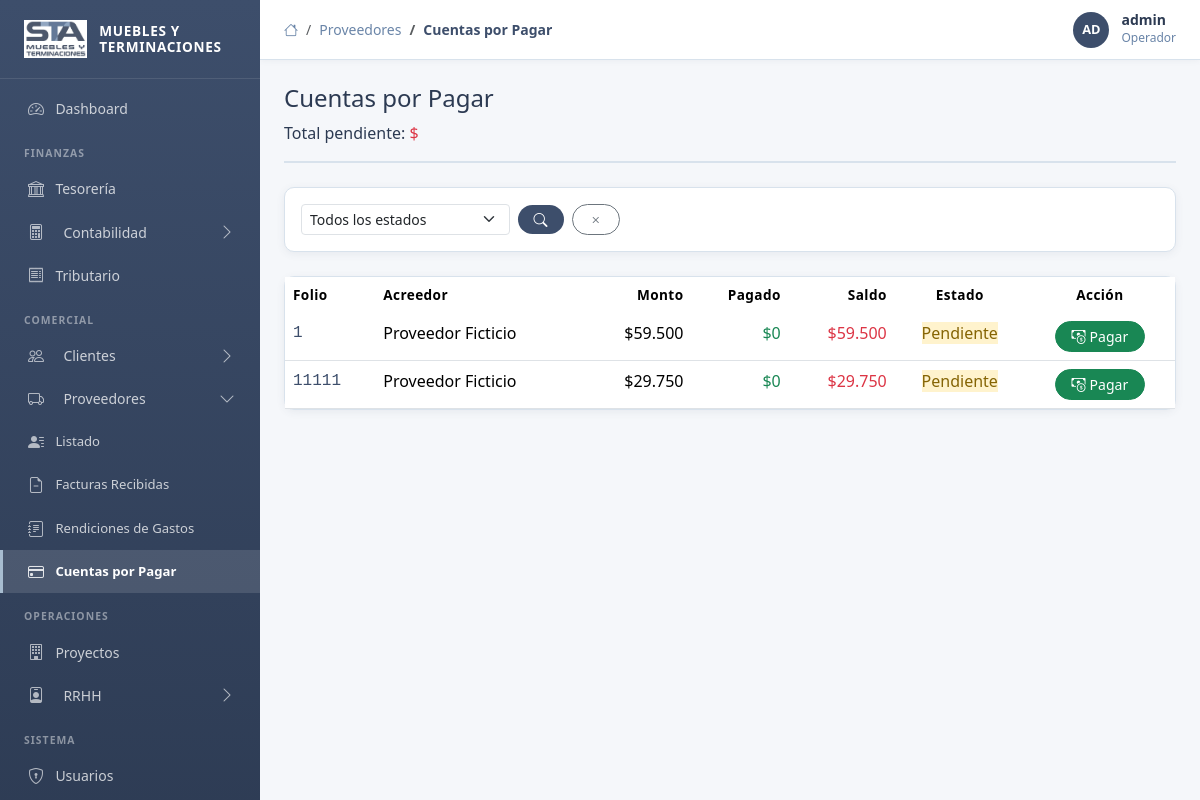
The page /gestion/proveedores/cxp/ (signed in) on the database as committed earlier.
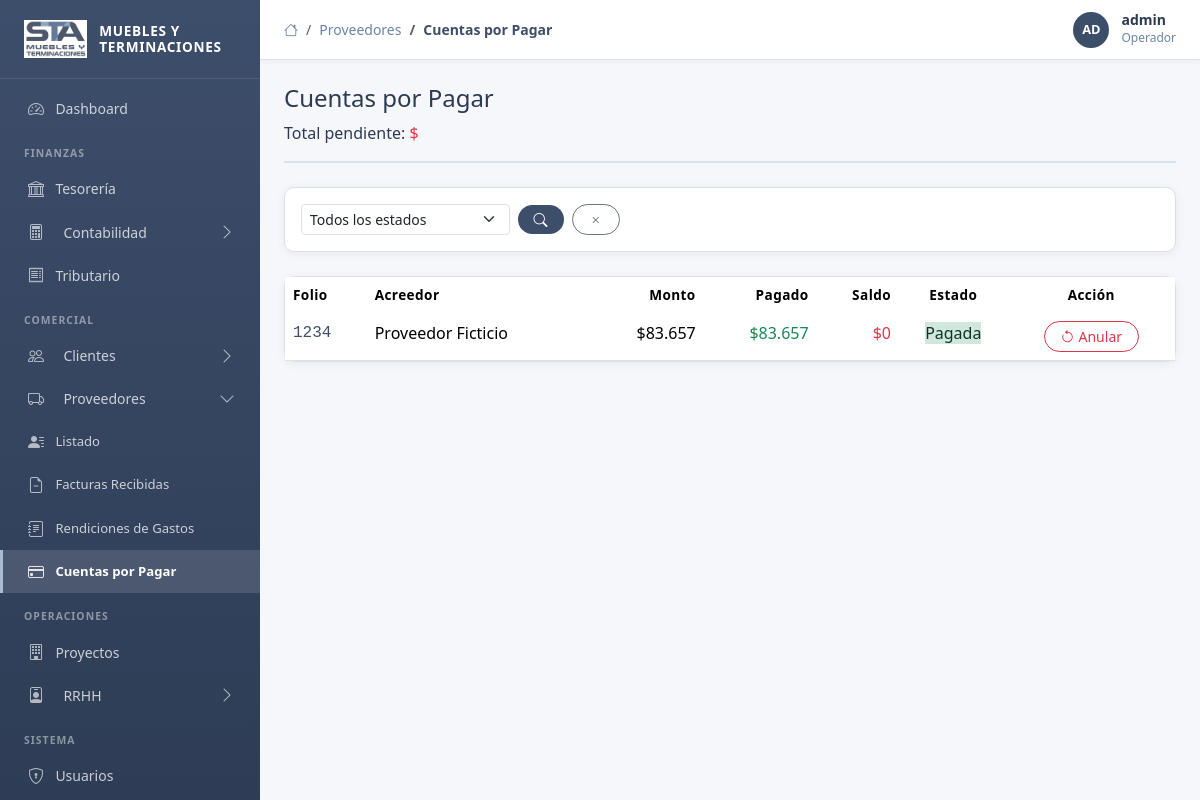
The same page on the database as committed later.
### apps/proveedores/models.py (models this page shows, shortened)
class CuentaPorPagar(TimeStampedModel):
    ESTADO_CHOICES = [
        ('pendiente', 'Pendiente'),
        ('pagada', 'Pagada'),
        ('vencida', 'Vencida'),
    ]
    MEDIO_PAGO_CHOICES = [
        ('transferencia', 'Transferencia bancaria'),
        ('cheque', 'Cheque'),
        ('efectivo', 'Efectivo'),
        ('debito', 'Débito automático'),
        ('otro', 'Otro'),
    ]
    factura = models.OneToOneField(
        FacturaRecibida, on_delete=models.CASCADE,
        related_name='cuenta_pagar', verbose_name='Factura', null=True, blank=True
    )
    rendicion = models.ForeignKey(
        'RendicionGastos', null=True, blank=True, on_delete=models.SET_NULL,
        related_name='cuentas_pagar', verbose_name='Rendición de Gastos'
    )
    fecha_vencimiento = models.DateField(verbose_name='Fecha Vencimiento')
    monto = models.DecimalField(max_digits=15, decimal_places=2, verbose_name='Monto')
    monto_pagado = models.DecimalField(max_digits=15, decimal_places=2, default=0, verbose_name='Monto Pagado')
    estado = models.CharField(max_length=15, choices=ESTADO_CHOICES, default='pendiente', verbose_name='Estado')
    fecha_pago = models.DateField(null=True, blank=True, verbose_name='Fecha de Pago')
    medio_pago = models.CharField(
        max_length=20, choices=MEDIO_PAGO_CHOICES, blank=True, verbose_name='Medio de Pago'
    )
    numero_documento = models.CharField(
        max_length=100, blank=True, verbose_name='Nº Documento / Referencia',
        help_text='Número de cheque, folio transferencia, etc.'
    )
    notas = models.TextField(blank=True, verbose_name='Notas')
    movimiento_pago = models.ForeignKey(
        'tesoreria.MovimientoBancario', null=True, blank=True,
        on_delete=models.SET_NULL, related_name='cuentas_pagar',
        verbose_name='Movimiento de Pago',
    )
    class Meta:
        verbose_name = 'Cuenta por Pagar'
        verbose_name_plural = 'Cuentas por Pagar'
        ordering = ['fecha_vencimiento']
    @property
    def saldo_pendiente(self):
        return self.monto - self.monto_pagado

class FacturaRecibida(TimeStampedModel):
    ESTADO_CHOICES = [
        ('pendiente', 'Pendiente'),
        ('pagada', 'Pagada'),
        ('vencida', 'Vencida'),
        ('anulada', 'Anulada'),
    ]
    numero = models.CharField(max_length=20, verbose_name='N° Factura')
    fecha_emision = models.DateField(verbose_name='Fecha de Emisión')
    fecha_vencimiento = models.DateField(null=True, blank=True, verbose_name='Fecha Vencimiento')
    proveedor = models.ForeignKey(
        Proveedor, on_delete=models.PROTECT,
        related_name='facturas', verbose_name='Proveedor'
    )
    proyecto = models.ForeignKey(
        'proyectos.Proyecto', null=True, blank=True,
        on_delete=models.SET_NULL, verbose_name='Proyecto'
    )
    pago_por_trabajador = models.ForeignKey(
        'rrhh.Trabajador', null=True, blank=True,
        on_delete=models.SET_NULL, related_name='facturas_pagadas',
        verbose_name='Pagada por trabajador'
    )
    neto = models.DecimalField(max_digits=15, decimal_places=2, verbose_name='Monto Neto Afecto')
    exento = models.DecimalField(max_digits=15, decimal_places=2, default=0, verbose_name='Monto Exento')
    iva = models.DecimalField(max_digits=15, decimal_places=2, verbose_name='IVA (19%)')
    total = models.DecimalField(max_digits=15, decimal_places=2, verbose_name='Total')
    estado = models.CharField(max_length=15, choices=ESTADO_CHOICES, default='pendiente', verbose_name='Estado')
    observaciones = models.TextField(blank=True, verbose_name='Observaciones')
    class Meta:
        verbose_name = 'Factura Recibida'
        verbose_name_plural = 'Facturas Recibidas'
        ordering = ['-fecha_emision']
        unique_together = ('proveedor', 'numero')

class Proveedor(TimeStampedModel):
    rut = models.CharField(
        max_length=15, unique=True, validators=[validar_rut],
        verbose_name='RUT', help_text='Formato: XX.XXX.XXX-X'
    )
    razon_social = models.CharField(max_length=200, verbose_name='Razón Social')
    giro = models.CharField(max_length=200, blank=True, verbose_name='Giro')
    direccion = models.CharField(max_length=300, blank=True, verbose_name='Dirección')
    comuna = models.CharField(max_length=100, blank=True, verbose_name='Comuna')
    ciudad = models.CharField(max_length=100, blank=True, verbose_name='Ciudad')
    telefono = models.CharField(max_length=20, blank=True, verbose_name='Teléfono')
    email = models.EmailField(blank=True, verbose_name='Email')
    contacto = models.CharField(max_length=100, blank=True, verbose_name='Nombre contacto')
    banco = models.ForeignKey(Banco, null=True, blank=True, on_delete=models.SET_NULL, verbose_name='Banco')
    tipo_cuenta = models.CharField(max_length=50, choices=TIPO_CHOICES, blank=True, verbose_name='Tipo de cuenta')
    numero_cuenta = models.CharField(max_length=30, blank=True, verbose_name='N° Cuenta bancaria')
    activo = models.BooleanField(default=True, verbose_name='Activo')
    notas = models.TextField(blank=True, verbose_name='Notas')
    class Meta:
        verbose_name = 'Proveedor'
        verbose_name_plural = 'Proveedores'
        ordering = ['razon_social']

### apps/proveedores/views.py (the view)
# urls.py: path('cxp/', views.CuentaPorPagarListView.as_view(), name='cxp_list'),
class CuentaPorPagarListView(GestionMixin, ListView):
    model = CuentaPorPagar
    template_name = 'admin/proveedores/cxp_list.html'
    context_object_name = 'cuentas'
    paginate_by = 25
    def get_queryset(self):
        return CuentaPorPagar.objects.select_related(
            'factura__proveedor', 'factura__pago_por_trabajador', 'rendicion__trabajador'
        ).order_by('fecha_vencimiento')
    def get_context_data(self, **kwargs):
        ctx = super().get_context_data(**kwargs)
        ctx['titulo'] = 'Cuentas por Pagar'
        return ctx

### apps/accounts/models.py (called while the page is built)
    @property
    def nombre_display(self):
        return self.get_full_name() or self.username

### apps/core/context_processors.py (called while the page is built)
def logo_exists(request):
    logo_path = Path(settings.BASE_DIR) / 'static' / 'img' / 'logo.png'
    return {'logo_exists': logo_path.exists()}

### apps/core/templatetags/custom_tags.py (called while the page is built)
@register.filter
def moneda_chilena(value):
    try:
        return "${:,.0f}".format(float(value)).replace(",", ".")
    except:
        return value

### templates/admin/proveedores/cxp_list.html (shortened to what this page needs)
{% extends 'base_admin.html' %}
{% load custom_tags %}
{% block breadcrumb %}
  <li class="breadcrumb-item"><a href="{% url 'proveedores:proveedor_list' %}">Proveedores</a></li>
  <li class="breadcrumb-item active">Cuentas por Pagar</li>
{% endblock %}
{% block content %}
<div class="page-header">
  <div>
    <h4 class="page-title">Cuentas por Pagar</h4>
    <p class="page-subtitle mb-0">Total pendiente:
      <span class="fw-700 text-danger">$ {{ total_pendiente|floatformat:0 }}</span>
    </p>
  </div>
</div>
<div class="card-sta p-3 mb-4">
  <form method="get" class="row g-2 align-items-end">
    <div class="col-sm-3">
      <select name="estado" class="form-select form-select-sm">
        <option value="">Todos los estados</option>
      </select>
    </div>
    <div class="col-auto">
      <button type="submit" class="btn btn-sta btn-sm rounded-pill px-3"><i class="bi bi-search"></i></button>
      <a href="{% url 'proveedores:cxp_list' %}" class="btn btn-outline-secondary btn-sm rounded-pill px-3 ms-1"><i class="bi bi-x"></i></a>
    </div>
  </form>
</div>
<div class="card-sta p-0">
  <div class="table-responsive">
    <table class="table table-sta mb-0">
      <thead>
        <tr>
          <th>Folio</th><th>Acreedor</th>
          <th class="text-end">Monto</th><th class="text-end">Pagado</th>
          <th class="text-end">Saldo</th><th class="text-center">Estado</th><th class="text-center">Acción</th>
        </tr>
      </thead>
      <tbody>
        {% for cxp in cuentas %}
        <tr class="{% if cxp.estado == 'vencida' %}table-danger{% endif %}">
          <td class="fw-700 font-monospace">
            {% if cxp.factura %}
            <a href="{% url 'proveedores:factura_detail' cxp.factura.pk %}" class="text-sta text-decoration-none">{{ cxp.factura.numero }}</a>
            {% else %}
            <a href="{% url 'proveedores:rendicion_detail' cxp.rendicion.pk %}" class="text-sta text-decoration-none">{{ cxp.rendicion.id }}</a>
            {% endif %}
          </td>
          <td>
            {% if cxp.factura %}
              {% if cxp.factura.pago_por_trabajador %}
              {{ cxp.factura.pago_por_trabajador.nombre_completo|truncatechars:30 }}
              <span class="badge bg-info-subtle text-info-emphasis">Reembolso</span>
              {% else %}
              {{ cxp.factura.proveedor.razon_social|truncatechars:30 }}
              {% endif %}
            {% else %}
            {{ cxp.rendicion.trabajador.nombre_completo|truncatechars:30 }}
            {% endif %}
          </td>
          <td class="text-end">{{ cxp.monto|moneda_chilena }}</td>
          <td class="text-end text-success">{{ cxp.monto_pagado|moneda_chilena }}</td>
          <td class="text-end fw-700 text-danger">{{ cxp.saldo_pendiente|moneda_chilena }}</td>
          <td class="text-center"><span class="badge-{{ cxp.estado }}">{{ cxp.get_estado_display }}</span></td>
          <td class="text-center">
            {% if cxp.estado != 'pagada' %}
            <a href="{% url 'proveedores:cxp_pagar' cxp.pk %}"
               class="btn btn-success btn-sm rounded-pill px-3" title="Registrar pago">
              <i class="bi bi-cash-coin me-1"></i>Pagar
            </a>
            {% else %}
            <form method="post" action="{% url 'proveedores:cxp_anular' cxp.pk %}" class="d-inline"
                  onsubmit="return confirm('\u00bfAnular este pago? Se eliminará el movimiento bancario asociado y la cuenta volverá a pendiente.')">
              <button type="submit" class="btn btn-outline-danger btn-sm rounded-pill px-3" title="Anular pago">
                <i class="bi bi-arrow-counterclockwise me-1"></i>Anular
              </button>
            </form>
            {% endif %}
          </td>
        </tr>
        {% empty %}
        <tr><td colspan="7" class="text-center text-muted py-4">No hay cuentas por pagar.</td></tr>
        {% endfor %}
      </tbody>
    </table>
  </div>
</div>
{% endblock %}

Rows that differ between the two databases and show on the page:
removed CuentaPorPagar: factura.numero "1", factura.proveedor.razon_social "Proveedor Ficticio", monto|moneda_chilena "$59.500", monto_pagado|moneda_chilena "$0", saldo_pendiente|moneda_chilena "$59.500", estado "Pendiente", shows "Pagar"
removed CuentaPorPagar: factura.numero "11111", factura.proveedor.razon_social "Proveedor Ficticio", monto|moneda_chilena "$29.750", monto_pagado|moneda_chilena "$0", saldo_pendiente|moneda_chilena "$29.750", estado "Pendiente", shows "Pagar"
added CuentaPorPagar: factura.numero "1234", factura.proveedor.razon_social "Proveedor Ficticio", monto|moneda_chilena "$83.657", monto_pagado|moneda_chilena "$83.657", saldo_pendiente|moneda_chilena "$0", estado "Pagada", shows "Anular"
